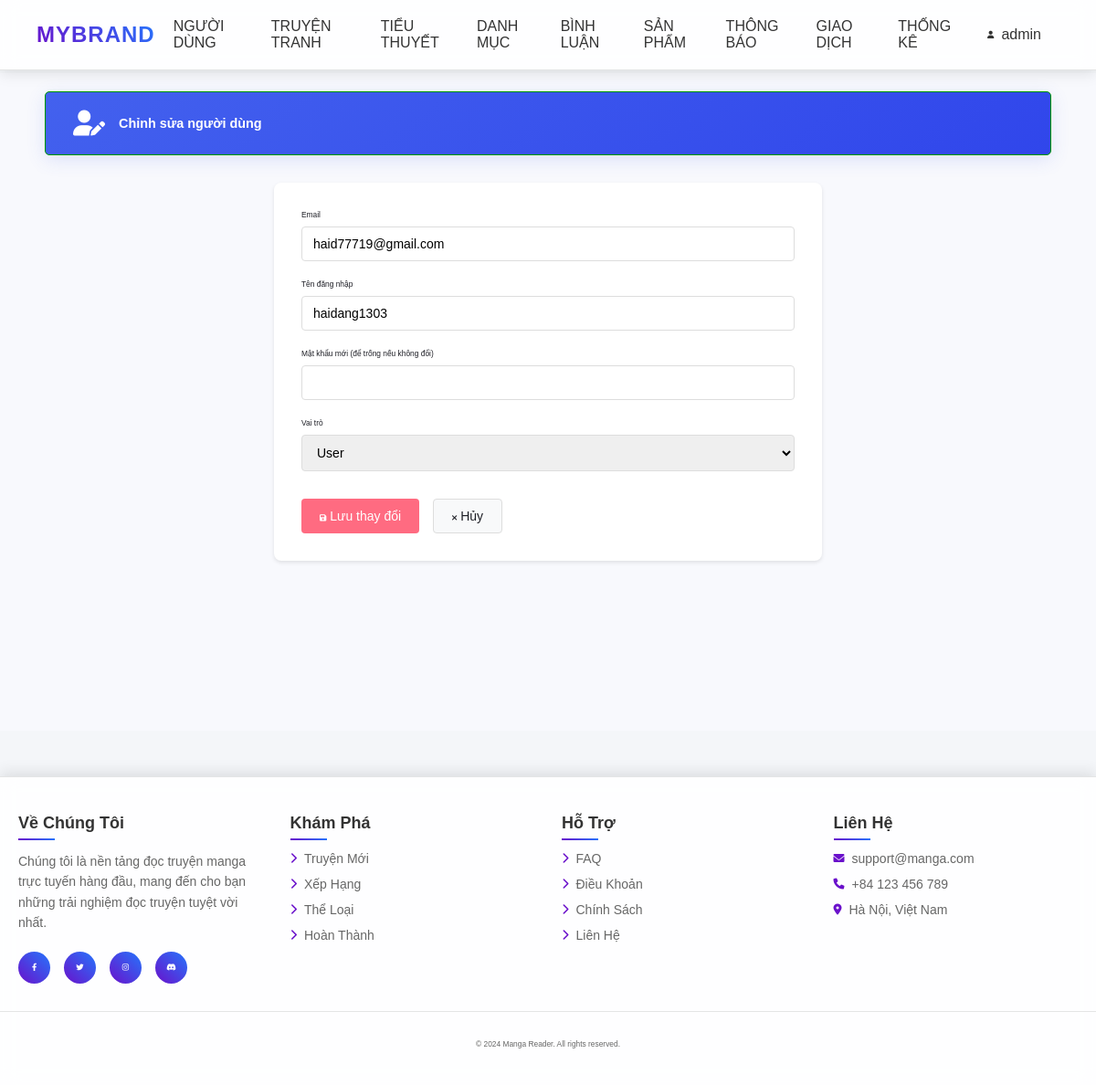
Page /app/admin/index.php?act=sua_users&user_id=1 (signed in) on the committed database.
### tables this page shows
CREATE TABLE `users` (
  `user_id` int(11) NOT NULL,
  `user_email` varchar(255) NOT NULL,
  `password` varchar(255) NOT NULL,
  `username` varchar(100) NOT NULL,
  `role` enum('admin','user') DEFAULT 'user',
  `created_at` timestamp NOT NULL DEFAULT current_timestamp()
);

### app/models/pdo.php (called while the page is built, shortened)
<?php
function pdo_get_connection(){
    $dburl = "mysql:host=localhost;dbname=comic;charset=utf8mb4";
    $username = 'root';
    $password = '';
    $conn = new PDO($dburl, $username, $password);
    $conn->setAttribute(PDO::ATTR_ERRMODE, PDO::ERRMODE_EXCEPTION);
    return $conn;
}
function pdo_query_one($sql){
    $sql_args = array_slice(func_get_args(), 1);
    try{
        $conn = pdo_get_connection();
        $stmt = $conn->prepare($sql);
        if($sql_args) {
            $stmt->execute($sql_args);
        } else {
            $stmt->execute();
        }
        $row = $stmt->fetch(PDO::FETCH_ASSOC);
        return $row;
    }
    catch(PDOException $e){
        throw $e;
    }
    finally{
        unset($conn);
    }
}

### app/admin/model/UsersModel.php (called while the page is built, shortened)
<?php
function loadone_users($id) {
    $sql = "SELECT * FROM users WHERE user_id=?";
    return pdo_query_one($sql, $id);
}

### app/admin/view/users/edit.php (the view, shortened to what this page needs)
<!DOCTYPE html>
<html lang="vi">
<head>
    <link rel="stylesheet" href="public/css/admin.css">
    <link rel="stylesheet" href="https://cdnjs.cloudflare.com/ajax/libs/font-awesome/6.0.0/css/all.min.css">
</head>
<body>
    <div class="admin-container">
        <div class="main-content">
            <div class="header">
                <div class="header-title">
                    <h1><i class="fas fa-user-edit"></i> Chỉnh sửa người dùng</h1>
                </div>
            </div>
            <div class="content">
                <div class="edit-form">
                    <form action="./index.php?act=update_users" method="POST">
                        <div class="form-group">
                            <label>Email</label>
                            <input type="email" name="user_email"
                                   value="<?= htmlspecialchars($dm['user_email']) ?>" required>
                        </div>
                        <div class="form-group">
                            <label>Tên đăng nhập</label>
                            <input type="text" name="username"
                                   value="<?= htmlspecialchars($dm['username']) ?>" required>
                        </div>
                        <div class="form-group">
                            <label>Mật khẩu mới (để trống nếu không đổi)</label>
                            <input type="password" name="password">
                        </div>
                        <div class="form-group">
                            <label>Vai trò</label>
                            <select name="role">
                                <option value="user" <?= $dm['role'] === 'user' ? 'selected' : '' ?>>User</option>
                            </select>
                        </div>
                        <div class="form-actions">
                            <button type="submit" name="capnhat" value="1" class="save-btn">
                                <i class="fas fa-save"></i> Lưu thay đổi
                            </button>
                            <a href="index.php?act=list_users" class="cancel-btn">
                                <i class="fas fa-times"></i> Hủy
                            </a>
                        </div>
                    </form>
                </div>
            </div>
        </div>
    </div>
</body>
</html>

### public/css/admin.css (style rules this page uses)
:root { --primary: #4361ee; --primary-dark: #3046eb; --primary-light: #eef2ff; --secondary: #2b3ff7; --text-dark: #1e2532; --text-light: #6e7a8f; --white: #ffffff; --bg-light: #f8f9fd; }
* { margin: 0; padding: 0; box-sizing: border-box; }
body { font-family: 'Segoe UI', Tahoma, Geneva, Verdana, sans-serif; background: #f4f6f9; color: #333; }
.admin-container { display: flex; min-height: 100vh; }
.main-content { padding: 20px; margin: 80px auto 0; width: 100%; position: relative; min-height: calc(100vh - 80px); background: var(--bg-light); }
.content { width: 95%; margin: 0 auto; }
.header { display: flex; justify-content: space-between; align-items: center; margin: 0 auto 30px; background: linear-gradient(145deg, var(--primary), var(--primary-dark)); padding: 0px 10px; border-radius: 20px; box-shadow: 0 5px 20px rgba(67, 97, 238, 0.15); width: 95%; }
.header-title { flex: 1; }
.header-title h1 { color: var(--white); font-size: 26px; font-weight: 600; display: flex; align-items: center; gap: 15px; }
.header-title h1 i { color: var(--white); font-size: 28px; }
.edit-form { background: white; padding: 30px; border-radius: 8px; box-shadow: 0 2px 4px rgba(0,0,0,0.1); max-width: 600px; margin: 0 auto; }
.form-group { margin-bottom: 20px; }
.form-group label { display: block; margin-bottom: 8px; font-weight: 500; color: #1e1f26; }
.form-group input, .form-group select { width: 100%; padding: 10px 12px; border: 1px solid #ddd; border-radius: 4px; font-size: 14px; }
.form-actions { display: flex; gap: 15px; margin-top: 30px; }
.save-btn, .cancel-btn { padding: 10px 20px; border-radius: 4px; cursor: pointer; text-decoration: none; text-align: center; font-size: 14px; transition: all 0.3s ease; }
.save-btn { background: #ff6b81; color: white; border: none; }
.cancel-btn { background: #f8f9fa; color: #1e1f26; border: 1px solid #ddd; }
* { box-sizing: border-box; font-family: sans-serif; font-size: 0.7vw ; }
.header { background-color: #1a8b93 ; border: 1px #090 solid; font-size: 1vw; color: blue; border-radius: 5px; }
.header h1 { margin: 20px; font-size: 1.2vw; }

### public/css/home.css (style rules this page uses)
* { margin: 0; padding: 0; box-sizing: border-box; }
body { font-family: "Poppins", sans-serif; background: #f0f4f8; color: #333; overflow-x: hidden; }

### rows in the picture
users: user_email "haid77719@gmail.com", username "haidang1303", role "User"

### other values in the picture
$user['username'] "admin"
